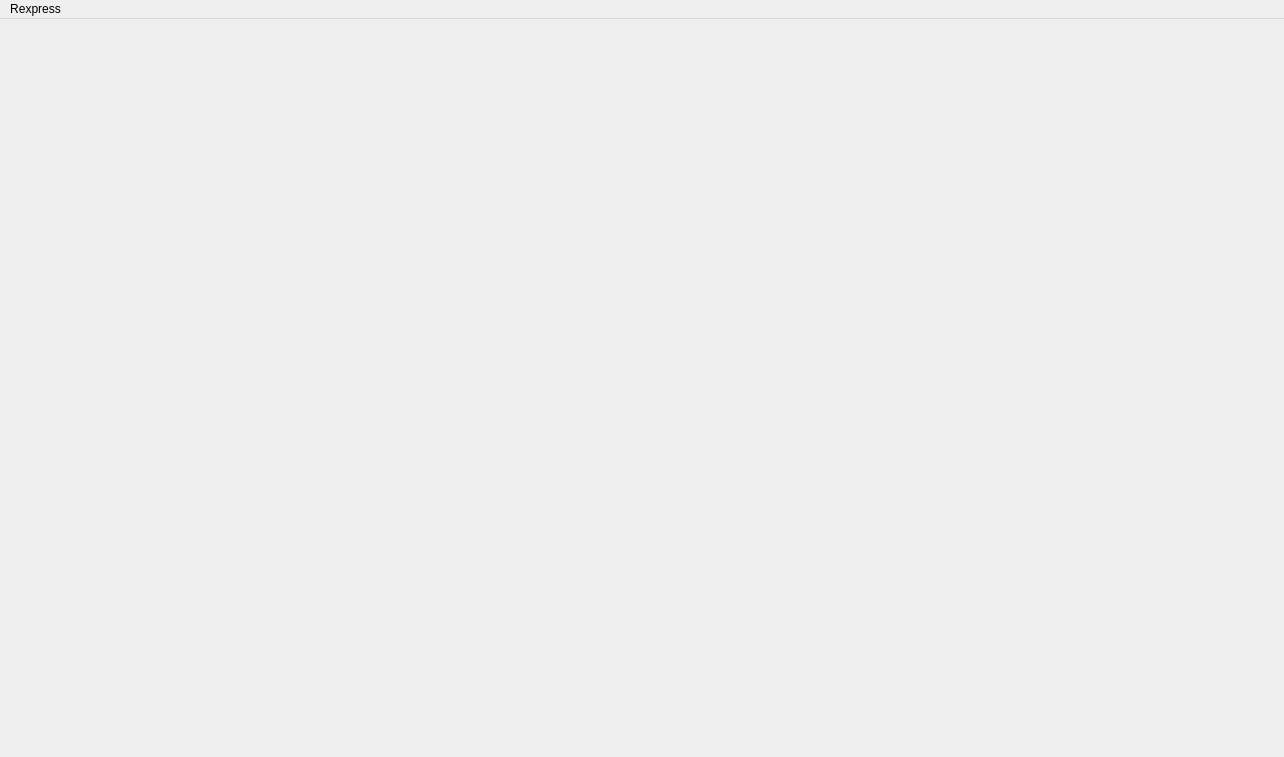
<?xml version="1.0" encoding="UTF-8"?>
<ui version="4.0">
 <class>CMainWindow</class>
 <widget class="QMainWindow" name="CMainWindow">
  <property name="geometry">
   <rect>
    <x>0</x>
    <y>0</y>
    <width>1284</width>
    <height>757</height>
   </rect>
  </property>
  <property name="windowTitle">
   <string>Rexpress</string>
  </property>
  <widget class="QWidget" name="centralwidget"/>
  <widget class="QMenuBar" name="menuBar">
   <property name="geometry">
    <rect>
     <x>0</x>
     <y>0</y>
     <width>1284</width>
     <height>25</height>
    </rect>
   </property>
   <widget class="QMenu" name="menuRexpresss">
    <property name="title">
     <string>Rexpress</string>
    </property>
    <addaction name="actionLogout"/>
    <addaction name="actionQuit"/>
    <addaction name="actionSettings"/>
   </widget>
   <addaction name="menuRexpresss"/>
  </widget>
  <action name="actionLogout">
   <property name="text">
    <string>Logout</string>
   </property>
  </action>
  <action name="actionQuit">
   <property name="text">
    <string>Sair</string>
   </property>
  </action>
  <action name="actionSettings">
   <property name="text">
    <string>Settings</string>
   </property>
  </action>
 </widget>
 <resources/>
 <connections/>
</ui>
